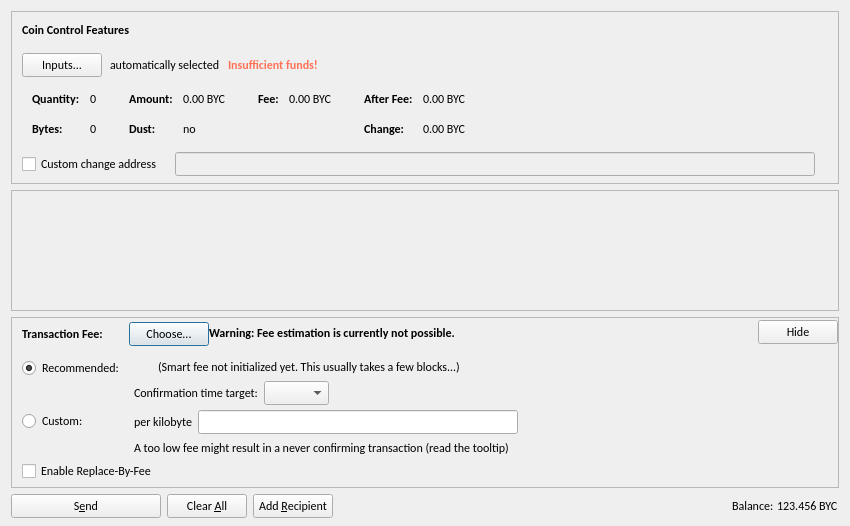
<?xml version="1.0" encoding="UTF-8"?>
<ui version="4.0">
 <class>SendCoinsDialog</class>
 <widget class="QDialog" name="SendCoinsDialog">
  <property name="geometry">
   <rect>
    <x>0</x>
    <y>0</y>
    <width>850</width>
    <height>526</height>
   </rect>
  </property>
  <property name="font">
   <font>
    <family>Calibri</family>
   </font>
  </property>
  <property name="windowTitle">
   <string>Send Coins</string>
  </property>
  <layout class="QVBoxLayout" name="verticalLayout" stretch="0,1,0,0">
   <property name="bottomMargin">
    <number>8</number>
   </property>
   <item>
    <widget class="QFrame" name="frameCoinControl">
     <property name="sizePolicy">
      <sizepolicy hsizetype="Expanding" vsizetype="Expanding">
       <horstretch>0</horstretch>
       <verstretch>0</verstretch>
      </sizepolicy>
     </property>
     <property name="maximumSize">
      <size>
       <width>16777215</width>
       <height>16777215</height>
      </size>
     </property>
     <property name="frameShape">
      <enum>QFrame::StyledPanel</enum>
     </property>
     <property name="frameShadow">
      <enum>QFrame::Sunken</enum>
     </property>
     <layout class="QVBoxLayout" name="verticalLayoutCoinControl2">
      <property name="spacing">
       <number>0</number>
      </property>
      <property name="leftMargin">
       <number>0</number>
      </property>
      <property name="topMargin">
       <number>0</number>
      </property>
      <property name="rightMargin">
       <number>0</number>
      </property>
      <property name="bottomMargin">
       <number>6</number>
      </property>
      <item>
       <layout class="QVBoxLayout" name="verticalLayoutCoinControl" stretch="0,0,0,0,1">
        <property name="spacing">
         <number>0</number>
        </property>
        <property name="leftMargin">
         <number>10</number>
        </property>
        <property name="topMargin">
         <number>10</number>
        </property>
        <item>
         <layout class="QHBoxLayout" name="horizontalLayoutCoinControl1">
          <property name="bottomMargin">
           <number>15</number>
          </property>
          <item>
           <widget class="QLabel" name="labelCoinControlFeatures">
            <property name="sizePolicy">
             <sizepolicy hsizetype="Preferred" vsizetype="Maximum">
              <horstretch>0</horstretch>
              <verstretch>0</verstretch>
             </sizepolicy>
            </property>
            <property name="font">
             <font>
              <weight>75</weight>
              <bold>true</bold>
             </font>
            </property>
            <property name="styleSheet">
             <string notr="true">font-weight:bold;</string>
            </property>
            <property name="text">
             <string>Coin Control Features</string>
            </property>
           </widget>
          </item>
         </layout>
        </item>
        <item>
         <layout class="QHBoxLayout" name="horizontalLayoutCoinControl2" stretch="0,0,0,0">
          <property name="spacing">
           <number>8</number>
          </property>
          <property name="bottomMargin">
           <number>10</number>
          </property>
          <item>
           <widget class="QPushButton" name="pushButtonCoinControl">
            <property name="styleSheet">
             <string notr="true"/>
            </property>
            <property name="text">
             <string>Inputs...</string>
            </property>
            <property name="autoDefault">
             <bool>false</bool>
            </property>
           </widget>
          </item>
          <item>
           <widget class="QLabel" name="labelCoinControlAutomaticallySelected">
            <property name="text">
             <string>automatically selected</string>
            </property>
            <property name="margin">
             <number>5</number>
            </property>
           </widget>
          </item>
          <item>
           <widget class="QLabel" name="labelCoinControlInsuffFunds">
            <property name="font">
             <font>
              <weight>75</weight>
              <bold>true</bold>
             </font>
            </property>
            <property name="styleSheet">
             <string notr="true">color: rgb(255, 113, 85);</string>
            </property>
            <property name="text">
             <string>Insufficient funds!</string>
            </property>
            <property name="margin">
             <number>5</number>
            </property>
           </widget>
          </item>
          <item>
           <spacer name="horizontalSpacerCoinControl">
            <property name="orientation">
             <enum>Qt::Horizontal</enum>
            </property>
            <property name="sizeHint" stdset="0">
             <size>
              <width>40</width>
              <height>1</height>
             </size>
            </property>
           </spacer>
          </item>
         </layout>
        </item>
        <item>
         <widget class="QWidget" name="widgetCoinControl" native="true">
          <property name="sizePolicy">
           <sizepolicy hsizetype="Preferred" vsizetype="Preferred">
            <horstretch>0</horstretch>
            <verstretch>0</verstretch>
           </sizepolicy>
          </property>
          <property name="minimumSize">
           <size>
            <width>0</width>
            <height>0</height>
           </size>
          </property>
          <property name="styleSheet">
           <string notr="true"/>
          </property>
          <layout class="QHBoxLayout" name="horizontalLayoutCoinControl5">
           <property name="leftMargin">
            <number>0</number>
           </property>
           <property name="topMargin">
            <number>0</number>
           </property>
           <property name="rightMargin">
            <number>0</number>
           </property>
           <property name="bottomMargin">
            <number>0</number>
           </property>
           <item>
            <layout class="QHBoxLayout" name="horizontalLayoutCoinControl3" stretch="0,0,0,1">
             <property name="spacing">
              <number>20</number>
             </property>
             <property name="topMargin">
              <number>0</number>
             </property>
             <property name="bottomMargin">
              <number>10</number>
             </property>
             <item>
              <layout class="QFormLayout" name="formLayoutCoinControl1">
               <property name="horizontalSpacing">
                <number>10</number>
               </property>
               <property name="verticalSpacing">
                <number>14</number>
               </property>
               <property name="leftMargin">
                <number>10</number>
               </property>
               <property name="topMargin">
                <number>4</number>
               </property>
               <property name="rightMargin">
                <number>6</number>
               </property>
               <item row="0" column="0">
                <widget class="QLabel" name="labelCoinControlQuantityText">
                 <property name="font">
                  <font>
                   <family>Calibri</family>
                   <weight>75</weight>
                   <bold>true</bold>
                  </font>
                 </property>
                 <property name="text">
                  <string>Quantity:</string>
                 </property>
                 <property name="margin">
                  <number>0</number>
                 </property>
                </widget>
               </item>
               <item row="0" column="1">
                <widget class="QLabel" name="labelCoinControlQuantity">
                 <property name="cursor">
                  <cursorShape>IBeamCursor</cursorShape>
                 </property>
                 <property name="contextMenuPolicy">
                  <enum>Qt::ActionsContextMenu</enum>
                 </property>
                 <property name="text">
                  <string notr="true">0</string>
                 </property>
                 <property name="margin">
                  <number>0</number>
                 </property>
                 <property name="textInteractionFlags">
                  <set>Qt::LinksAccessibleByMouse|Qt::TextSelectableByKeyboard|Qt::TextSelectableByMouse</set>
                 </property>
                </widget>
               </item>
               <item row="1" column="0">
                <widget class="QLabel" name="labelCoinControlBytesText">
                 <property name="font">
                  <font>
                   <family>Calibri</family>
                   <weight>75</weight>
                   <bold>true</bold>
                  </font>
                 </property>
                 <property name="text">
                  <string>Bytes:</string>
                 </property>
                </widget>
               </item>
               <item row="1" column="1">
                <widget class="QLabel" name="labelCoinControlBytes">
                 <property name="cursor">
                  <cursorShape>IBeamCursor</cursorShape>
                 </property>
                 <property name="contextMenuPolicy">
                  <enum>Qt::ActionsContextMenu</enum>
                 </property>
                 <property name="text">
                  <string notr="true">0</string>
                 </property>
                 <property name="textInteractionFlags">
                  <set>Qt::LinksAccessibleByMouse|Qt::TextSelectableByKeyboard|Qt::TextSelectableByMouse</set>
                 </property>
                </widget>
               </item>
              </layout>
             </item>
             <item>
              <layout class="QFormLayout" name="formLayoutCoinControl2">
               <property name="horizontalSpacing">
                <number>10</number>
               </property>
               <property name="verticalSpacing">
                <number>14</number>
               </property>
               <property name="leftMargin">
                <number>6</number>
               </property>
               <property name="topMargin">
                <number>4</number>
               </property>
               <property name="rightMargin">
                <number>6</number>
               </property>
               <item row="0" column="0">
                <widget class="QLabel" name="labelCoinControlAmountText">
                 <property name="font">
                  <font>
                   <family>Calibri</family>
                   <weight>75</weight>
                   <bold>true</bold>
                  </font>
                 </property>
                 <property name="text">
                  <string>Amount:</string>
                 </property>
                 <property name="margin">
                  <number>0</number>
                 </property>
                </widget>
               </item>
               <item row="0" column="1">
                <widget class="QLabel" name="labelCoinControlAmount">
                 <property name="cursor">
                  <cursorShape>IBeamCursor</cursorShape>
                 </property>
                 <property name="contextMenuPolicy">
                  <enum>Qt::ActionsContextMenu</enum>
                 </property>
                 <property name="text">
                  <string notr="true">0.00 BYC</string>
                 </property>
                 <property name="textInteractionFlags">
                  <set>Qt::LinksAccessibleByMouse|Qt::TextSelectableByKeyboard|Qt::TextSelectableByMouse</set>
                 </property>
                </widget>
               </item>
               <item row="1" column="0">
                <widget class="QLabel" name="labelCoinControlLowOutputText">
                 <property name="font">
                  <font>
                   <family>Calibri</family>
                   <weight>75</weight>
                   <bold>true</bold>
                  </font>
                 </property>
                 <property name="text">
                  <string>Dust:</string>
                 </property>
                </widget>
               </item>
               <item row="1" column="1">
                <widget class="QLabel" name="labelCoinControlLowOutput">
                 <property name="cursor">
                  <cursorShape>IBeamCursor</cursorShape>
                 </property>
                 <property name="contextMenuPolicy">
                  <enum>Qt::ActionsContextMenu</enum>
                 </property>
                 <property name="text">
                  <string notr="true">no</string>
                 </property>
                 <property name="textInteractionFlags">
                  <set>Qt::LinksAccessibleByMouse|Qt::TextSelectableByKeyboard|Qt::TextSelectableByMouse</set>
                 </property>
                </widget>
               </item>
              </layout>
             </item>
             <item>
              <layout class="QFormLayout" name="formLayoutCoinControl3">
               <property name="horizontalSpacing">
                <number>10</number>
               </property>
               <property name="verticalSpacing">
                <number>14</number>
               </property>
               <property name="leftMargin">
                <number>6</number>
               </property>
               <property name="topMargin">
                <number>4</number>
               </property>
               <property name="rightMargin">
                <number>6</number>
               </property>
               <item row="0" column="0">
                <widget class="QLabel" name="labelCoinControlFeeText">
                 <property name="font">
                  <font>
                   <family>Calibri</family>
                   <weight>75</weight>
                   <bold>true</bold>
                  </font>
                 </property>
                 <property name="text">
                  <string>Fee:</string>
                 </property>
                 <property name="margin">
                  <number>0</number>
                 </property>
                </widget>
               </item>
               <item row="0" column="1">
                <widget class="QLabel" name="labelCoinControlFee">
                 <property name="cursor">
                  <cursorShape>IBeamCursor</cursorShape>
                 </property>
                 <property name="contextMenuPolicy">
                  <enum>Qt::ActionsContextMenu</enum>
                 </property>
                 <property name="text">
                  <string notr="true">0.00 BYC</string>
                 </property>
                 <property name="textInteractionFlags">
                  <set>Qt::LinksAccessibleByMouse|Qt::TextSelectableByKeyboard|Qt::TextSelectableByMouse</set>
                 </property>
                </widget>
               </item>
              </layout>
             </item>
             <item>
              <layout class="QFormLayout" name="formLayoutCoinControl4">
               <property name="horizontalSpacing">
                <number>10</number>
               </property>
               <property name="verticalSpacing">
                <number>14</number>
               </property>
               <property name="leftMargin">
                <number>6</number>
               </property>
               <property name="topMargin">
                <number>4</number>
               </property>
               <property name="rightMargin">
                <number>6</number>
               </property>
               <item row="0" column="0">
                <widget class="QLabel" name="labelCoinControlAfterFeeText">
                 <property name="font">
                  <font>
                   <family>Calibri</family>
                   <weight>75</weight>
                   <bold>true</bold>
                  </font>
                 </property>
                 <property name="text">
                  <string>After Fee:</string>
                 </property>
                 <property name="margin">
                  <number>0</number>
                 </property>
                </widget>
               </item>
               <item row="0" column="1">
                <widget class="QLabel" name="labelCoinControlAfterFee">
                 <property name="cursor">
                  <cursorShape>IBeamCursor</cursorShape>
                 </property>
                 <property name="contextMenuPolicy">
                  <enum>Qt::ActionsContextMenu</enum>
                 </property>
                 <property name="text">
                  <string notr="true">0.00 BYC</string>
                 </property>
                 <property name="textInteractionFlags">
                  <set>Qt::LinksAccessibleByMouse|Qt::TextSelectableByKeyboard|Qt::TextSelectableByMouse</set>
                 </property>
                </widget>
               </item>
               <item row="1" column="0">
                <widget class="QLabel" name="labelCoinControlChangeText">
                 <property name="font">
                  <font>
                   <family>Calibri</family>
                   <weight>75</weight>
                   <bold>true</bold>
                  </font>
                 </property>
                 <property name="text">
                  <string>Change:</string>
                 </property>
                </widget>
               </item>
               <item row="1" column="1">
                <widget class="QLabel" name="labelCoinControlChange">
                 <property name="cursor">
                  <cursorShape>IBeamCursor</cursorShape>
                 </property>
                 <property name="contextMenuPolicy">
                  <enum>Qt::ActionsContextMenu</enum>
                 </property>
                 <property name="text">
                  <string notr="true">0.00 BYC</string>
                 </property>
                 <property name="textInteractionFlags">
                  <set>Qt::LinksAccessibleByMouse|Qt::TextSelectableByKeyboard|Qt::TextSelectableByMouse</set>
                 </property>
                </widget>
               </item>
              </layout>
             </item>
            </layout>
           </item>
          </layout>
         </widget>
        </item>
        <item>
         <layout class="QHBoxLayout" name="horizontalLayoutCoinControl4" stretch="0,0,0">
          <property name="spacing">
           <number>12</number>
          </property>
          <property name="sizeConstraint">
           <enum>QLayout::SetDefaultConstraint</enum>
          </property>
          <property name="topMargin">
           <number>5</number>
          </property>
          <property name="rightMargin">
           <number>5</number>
          </property>
          <item>
           <widget class="QCheckBox" name="checkBoxCoinControlChange">
            <property name="toolTip">
             <string>If this is activated, but the change address is empty or invalid, change will be sent to a newly generated address.</string>
            </property>
            <property name="text">
             <string>Custom change address</string>
            </property>
           </widget>
          </item>
          <item>
           <widget class="QValidatedLineEdit" name="lineEditCoinControlChange">
            <property name="enabled">
             <bool>false</bool>
            </property>
            <property name="sizePolicy">
             <sizepolicy hsizetype="Expanding" vsizetype="Fixed">
              <horstretch>0</horstretch>
              <verstretch>0</verstretch>
             </sizepolicy>
            </property>
           </widget>
          </item>
          <item>
           <widget class="QLabel" name="labelCoinControlChangeLabel">
            <property name="sizePolicy">
             <sizepolicy hsizetype="Preferred" vsizetype="Expanding">
              <horstretch>0</horstretch>
              <verstretch>0</verstretch>
             </sizepolicy>
            </property>
            <property name="minimumSize">
             <size>
              <width>0</width>
              <height>0</height>
             </size>
            </property>
            <property name="text">
             <string/>
            </property>
            <property name="margin">
             <number>3</number>
            </property>
           </widget>
          </item>
         </layout>
        </item>
        <item>
         <spacer name="verticalSpacerCoinControl">
          <property name="orientation">
           <enum>Qt::Vertical</enum>
          </property>
          <property name="sizeHint" stdset="0">
           <size>
            <width>800</width>
            <height>1</height>
           </size>
          </property>
         </spacer>
        </item>
       </layout>
      </item>
     </layout>
    </widget>
   </item>
   <item>
    <widget class="QScrollArea" name="scrollArea">
     <property name="autoFillBackground">
      <bool>false</bool>
     </property>
     <property name="styleSheet">
      <string notr="true">background-image: url(:/icons/sendcoin_background);</string>
     </property>
     <property name="widgetResizable">
      <bool>true</bool>
     </property>
     <widget class="QWidget" name="scrollAreaWidgetContents">
      <property name="geometry">
       <rect>
        <x>0</x>
        <y>0</y>
        <width>830</width>
        <height>112</height>
       </rect>
      </property>
      <layout class="QVBoxLayout" name="verticalLayout_2" stretch="0,1">
       <property name="leftMargin">
        <number>0</number>
       </property>
       <property name="topMargin">
        <number>0</number>
       </property>
       <property name="rightMargin">
        <number>0</number>
       </property>
       <property name="bottomMargin">
        <number>0</number>
       </property>
       <item>
        <layout class="QVBoxLayout" name="entries">
         <property name="spacing">
          <number>6</number>
         </property>
        </layout>
       </item>
       <item>
        <spacer name="verticalSpacer">
         <property name="orientation">
          <enum>Qt::Vertical</enum>
         </property>
         <property name="sizeHint" stdset="0">
          <size>
           <width>20</width>
           <height>40</height>
          </size>
         </property>
        </spacer>
       </item>
      </layout>
     </widget>
    </widget>
   </item>
   <item>
    <widget class="QFrame" name="frameFee">
     <property name="sizePolicy">
      <sizepolicy hsizetype="Expanding" vsizetype="Expanding">
       <horstretch>0</horstretch>
       <verstretch>0</verstretch>
      </sizepolicy>
     </property>
     <property name="maximumSize">
      <size>
       <width>16777215</width>
       <height>16777215</height>
      </size>
     </property>
     <property name="frameShape">
      <enum>QFrame::StyledPanel</enum>
     </property>
     <property name="frameShadow">
      <enum>QFrame::Sunken</enum>
     </property>
     <layout class="QVBoxLayout" name="verticalLayoutFee1">
      <property name="spacing">
       <number>0</number>
      </property>
      <property name="leftMargin">
       <number>0</number>
      </property>
      <property name="topMargin">
       <number>0</number>
      </property>
      <property name="rightMargin">
       <number>0</number>
      </property>
      <property name="bottomMargin">
       <number>0</number>
      </property>
      <item>
       <layout class="QVBoxLayout" name="verticalLayoutFee2" stretch="0,0,0">
        <property name="spacing">
         <number>0</number>
        </property>
        <property name="leftMargin">
         <number>10</number>
        </property>
        <property name="topMargin">
         <number>0</number>
        </property>
        <item>
         <layout class="QHBoxLayout" name="horizontalLayoutFee1">
          <property name="bottomMargin">
           <number>0</number>
          </property>
          <item>
           <layout class="QVBoxLayout" name="verticalLayoutFee7">
            <property name="spacing">
             <number>0</number>
            </property>
            <item>
             <spacer name="verticalSpacerSmartFee">
              <property name="orientation">
               <enum>Qt::Vertical</enum>
              </property>
              <property name="sizeType">
               <enum>QSizePolicy::Fixed</enum>
              </property>
              <property name="sizeHint" stdset="0">
               <size>
                <width>1</width>
                <height>4</height>
               </size>
              </property>
             </spacer>
            </item>
            <item>
             <layout class="QHBoxLayout" name="horizontalLayoutSmartFee">
              <property name="spacing">
               <number>10</number>
              </property>
              <item>
               <widget class="QLabel" name="labelFeeHeadline">
                <property name="sizePolicy">
                 <sizepolicy hsizetype="Preferred" vsizetype="Maximum">
                  <horstretch>0</horstretch>
                  <verstretch>0</verstretch>
                 </sizepolicy>
                </property>
                <property name="font">
                 <font>
                  <weight>75</weight>
                  <bold>true</bold>
                 </font>
                </property>
                <property name="styleSheet">
                 <string notr="true">font-weight:bold;</string>
                </property>
                <property name="text">
                 <string>Transaction Fee:</string>
                </property>
               </widget>
              </item>
              <item>
               <widget class="QLabel" name="labelFeeMinimized">
                <property name="text">
                 <string/>
                </property>
               </widget>
              </item>
              <item>
               <widget class="QPushButton" name="buttonChooseFee">
                <property name="text">
                 <string>Choose...</string>
                </property>
               </widget>
              </item>
             </layout>
            </item>
            <item>
             <spacer name="verticalSpacer_5">
              <property name="orientation">
               <enum>Qt::Vertical</enum>
              </property>
              <property name="sizeHint" stdset="0">
               <size>
                <width>1</width>
                <height>1</height>
               </size>
              </property>
             </spacer>
            </item>
           </layout>
          </item>
          <item>
           <widget class="QLabel" name="fallbackFeeWarningLabel">
            <property name="font">
             <font>
              <family>Calibri</family>
              <weight>75</weight>
              <bold>true</bold>
             </font>
            </property>
            <property name="toolTip">
             <string>Using the fallbackfee can result in sending a transaction that will take several hours or days (or never) to confirm. Consider choosing your fee manually or wait until you have validated the complete chain.</string>
            </property>
            <property name="text">
             <string>Warning: Fee estimation is currently not possible.</string>
            </property>
            <property name="wordWrap">
             <bool>false</bool>
            </property>
           </widget>
          </item>
          <item>
           <spacer name="horizontalSpacer_4">
            <property name="orientation">
             <enum>Qt::Horizontal</enum>
            </property>
            <property name="sizeType">
             <enum>QSizePolicy::MinimumExpanding</enum>
            </property>
            <property name="sizeHint" stdset="0">
             <size>
              <width>40</width>
              <height>20</height>
             </size>
            </property>
           </spacer>
          </item>
          <item>
           <widget class="QPushButton" name="buttonMinimizeFee">
            <property name="toolTip">
             <string>collapse fee-settings</string>
            </property>
            <property name="text">
             <string>Hide</string>
            </property>
           </widget>
          </item>
         </layout>
        </item>
        <item>
         <widget class="QFrame" name="frameFeeSelection">
          <layout class="QVBoxLayout" name="verticalLayoutFee12">
           <property name="spacing">
            <number>0</number>
           </property>
           <property name="leftMargin">
            <number>0</number>
           </property>
           <property name="topMargin">
            <number>0</number>
           </property>
           <property name="rightMargin">
            <number>0</number>
           </property>
           <property name="bottomMargin">
            <number>0</number>
           </property>
           <item>
            <layout class="QGridLayout" name="gridLayoutFee">
             <property name="topMargin">
              <number>10</number>
             </property>
             <property name="bottomMargin">
              <number>4</number>
             </property>
             <property name="horizontalSpacing">
              <number>10</number>
             </property>
             <property name="verticalSpacing">
              <number>4</number>
             </property>
             <item row="1" column="1">
              <layout class="QVBoxLayout" name="verticalLayoutFee8">
               <property name="spacing">
                <number>6</number>
               </property>
               <item>
                <layout class="QHBoxLayout" name="horizontalLayoutFee13">
                 <item>
                  <widget class="QLabel" name="labelCustomPerKilobyte">
                   <property name="toolTip">
                    <string>Specify a custom fee per kB (1,000 bytes) of the transaction's virtual size.

Note:  Since the fee is calculated on a per-byte basis, a fee of &quot;100 satoshis per kB&quot; for a transaction size of 500 bytes (half of 1 kB) would ultimately yield a fee of only 50 satoshis.</string>
                   </property>
                   <property name="text">
                    <string>per kilobyte</string>
                   </property>
                  </widget>
                 </item>
                 <item>
                  <widget class="BitcoinAmountField" name="customFee"/>
                 </item>
                 <item>
                  <spacer name="horizontalSpacer_6">
                   <property name="orientation">
                    <enum>Qt::Horizontal</enum>
                   </property>
                   <property name="sizeHint" stdset="0">
                    <size>
                     <width>1</width>
                     <height>1</height>
                    </size>
                   </property>
                  </spacer>
                 </item>
                </layout>
               </item>
               <item>
                <layout class="QHBoxLayout" name="horizontalLayoutFee8">
                 <item>
                  <widget class="QLabel" name="labelCustomFeeWarning">
                   <property name="enabled">
                    <bool>true</bool>
                   </property>
                   <property name="toolTip">
                    <string>When there is less transaction volume than space in the blocks, miners as well as relaying nodes may enforce a minimum fee. Paying only this minimum fee is just fine, but be aware that this can result in a never confirming transaction once there is more demand for byiness transactions than the network can process.</string>
                   </property>
                   <property name="text">
                    <string>A too low fee might result in a never confirming transaction (read the tooltip)</string>
                   </property>
                  </widget>
                 </item>
                 <item>
                  <spacer name="horizontalSpacer_2">
                   <property name="orientation">
                    <enum>Qt::Horizontal</enum>
                   </property>
                   <property name="sizeHint" stdset="0">
                    <size>
                     <width>1</width>
                     <height>1</height>
                    </size>
                   </property>
                  </spacer>
                 </item>
                </layout>
               </item>
              </layout>
             </item>
             <item row="0" column="0">
              <layout class="QVBoxLayout" name="verticalLayoutFee4" stretch="0,1">
               <item>
                <widget class="QRadioButton" name="radioSmartFee">
                 <property name="text">
                  <string>Recommended:</string>
                 </property>
                 <property name="checked">
                  <bool>true</bool>
                 </property>
                 <attribute name="buttonGroup">
                  <string notr="true">groupFee</string>
                 </attribute>
                </widget>
               </item>
               <item>
                <spacer name="verticalSpacer_2">
                 <property name="orientation">
                  <enum>Qt::Vertical</enum>
                 </property>
                 <property name="sizeHint" stdset="0">
                  <size>
                   <width>1</width>
                   <height>1</height>
                  </size>
                 </property>
                </spacer>
               </item>
              </layout>
             </item>
             <item row="1" column="0">
              <layout class="QVBoxLayout" name="verticalLayoutFee9" stretch="0,1">
               <item>
                <widget class="QRadioButton" name="radioCustomFee">
                 <property name="text">
                  <string>Custom:</string>
                 </property>
                 <attribute name="buttonGroup">
                  <string notr="true">groupFee</string>
                 </attribute>
                </widget>
               </item>
               <item>
                <spacer name="verticalSpacer_6">
                 <property name="orientation">
                  <enum>Qt::Vertical</enum>
                 </property>
                 <property name="sizeHint" stdset="0">
                  <size>
                   <width>1</width>
                   <height>1</height>
                  </size>
                 </property>
                </spacer>
               </item>
              </layout>
             </item>
             <item row="0" column="1">
              <layout class="QVBoxLayout" name="verticalLayoutFee3" stretch="0,0,1">
               <property name="spacing">
                <number>6</number>
               </property>
               <property name="topMargin">
                <number>2</number>
               </property>
               <item>
                <layout class="QHBoxLayout" name="horizontalLayoutFee12">
                 <item>
                  <widget class="QLabel" name="labelSmartFee">
                   <property name="text">
                    <string/>
                   </property>
                  </widget>
                 </item>
                 <item>
                  <widget class="QLabel" name="labelFeeEstimation">
                   <property name="text">
                    <string/>
                   </property>
                  </widget>
                 </item>
                 <item>
                  <widget class="QLabel" name="labelSmartFee2">
                   <property name="text">
                    <string>(Smart fee not initialized yet. This usually takes a few blocks...)</string>
                   </property>
                  </widget>
                 </item>
                 <item>
                  <spacer name="horizontalSpacer_5">
                   <property name="orientation">
                    <enum>Qt::Horizontal</enum>
                   </property>
                   <property name="sizeHint" stdset="0">
                    <size>
                     <width>1</width>
                     <height>1</height>
                    </size>
                   </property>
                  </spacer>
                 </item>
                </layout>
               </item>
               <item>
                <layout class="QHBoxLayout" name="horizontalLayoutFee9">
                 <item>
                  <layout class="QVBoxLayout" name="verticalLayoutFee6">
                   <item>
                    <widget class="QLabel" name="labelSmartFee3">
                     <property name="text">
                      <string>Confirmation time target:</string>
                     </property>
                    </widget>
                   </item>
                  </layout>
                 </item>
                 <item>
                  <layout class="QVBoxLayout" name="verticalLayoutFee5">
                   <property name="rightMargin">
                    <number>30</number>
                   </property>
                   <item>
                    <layout class="QHBoxLayout" name="horizontalLayoutConfTarget">
                     <property name="bottomMargin">
                      <number>0</number>
                     </property>
                     <item>
                      <widget class="QComboBox" name="confTargetSelector"/>
                     </item>
                     <item>
                      <spacer name="horizontalSpacerConfTarget">
                       <property name="orientation">
                        <enum>Qt::Horizontal</enum>
                       </property>
                       <property name="sizeHint" stdset="0">
                        <size>
                         <width>40</width>
                         <height>20</height>
                        </size>
                       </property>
                      </spacer>
                     </item>
                    </layout>
                   </item>
                  </layout>
                 </item>
                </layout>
               </item>
               <item>
                <spacer name="verticalSpacer_4">
                 <property name="orientation">
                  <enum>Qt::Vertical</enum>
                 </property>
                 <property name="sizeHint" stdset="0">
                  <size>
                   <width>1</width>
                   <height>1</height>
                  </size>
                 </property>
                </spacer>
               </item>
              </layout>
             </item>
            </layout>
           </item>
           <item>
            <widget class="QCheckBox" name="optInRBF">
             <property name="toolTip">
              <string>With Replace-By-Fee (BIP-125) you can increase a transaction's fee after it is sent. Without this, a higher fee may be recommended to compensate for increased transaction delay risk.</string>
             </property>
             <property name="text">
              <string>Enable Replace-By-Fee</string>
             </property>
            </widget>
           </item>
          </layout>
         </widget>
        </item>
        <item>
         <spacer name="verticalSpacerFee">
          <property name="orientation">
           <enum>Qt::Vertical</enum>
          </property>
          <property name="sizeHint" stdset="0">
           <size>
            <width>40</width>
            <height>5</height>
           </size>
          </property>
         </spacer>
        </item>
       </layout>
      </item>
     </layout>
    </widget>
   </item>
   <item>
    <layout class="QHBoxLayout" name="horizontalLayout">
     <item>
      <widget class="QPushButton" name="sendButton">
       <property name="minimumSize">
        <size>
         <width>150</width>
         <height>0</height>
        </size>
       </property>
       <property name="toolTip">
        <string>Confirm the send action</string>
       </property>
       <property name="text">
        <string>S&amp;end</string>
       </property>
       <property name="icon">
        <iconset resource="../bitcoin.qrc">
         <normaloff>:/icons/send</normaloff>:/icons/send</iconset>
       </property>
       <property name="autoDefault">
        <bool>false</bool>
       </property>
       <property name="default">
        <bool>false</bool>
       </property>
      </widget>
     </item>
     <item>
      <widget class="QPushButton" name="clearButton">
       <property name="sizePolicy">
        <sizepolicy hsizetype="Minimum" vsizetype="Fixed">
         <horstretch>0</horstretch>
         <verstretch>0</verstretch>
        </sizepolicy>
       </property>
       <property name="toolTip">
        <string>Clear all fields of the form.</string>
       </property>
       <property name="text">
        <string>Clear &amp;All</string>
       </property>
       <property name="icon">
        <iconset resource="../bitcoin.qrc">
         <normaloff>:/icons/remove</normaloff>:/icons/remove</iconset>
       </property>
       <property name="autoDefault">
        <bool>false</bool>
       </property>
      </widget>
     </item>
     <item>
      <widget class="QPushButton" name="addButton">
       <property name="toolTip">
        <string>Send to multiple recipients at once</string>
       </property>
       <property name="text">
        <string>Add &amp;Recipient</string>
       </property>
       <property name="icon">
        <iconset resource="../bitcoin.qrc">
         <normaloff>:/icons/add</normaloff>:/icons/add</iconset>
       </property>
       <property name="autoDefault">
        <bool>false</bool>
       </property>
      </widget>
     </item>
     <item>
      <spacer name="horizontalSpacer">
       <property name="orientation">
        <enum>Qt::Horizontal</enum>
       </property>
       <property name="sizeHint" stdset="0">
        <size>
         <width>40</width>
         <height>20</height>
        </size>
       </property>
      </spacer>
     </item>
     <item>
      <layout class="QHBoxLayout" name="horizontalLayout_2">
       <property name="spacing">
        <number>3</number>
       </property>
       <item>
        <widget class="QLabel" name="label">
         <property name="sizePolicy">
          <sizepolicy hsizetype="Preferred" vsizetype="Fixed">
           <horstretch>0</horstretch>
           <verstretch>0</verstretch>
          </sizepolicy>
         </property>
         <property name="text">
          <string>Balance:</string>
         </property>
        </widget>
       </item>
       <item>
        <widget class="QLabel" name="labelBalance">
         <property name="sizePolicy">
          <sizepolicy hsizetype="Preferred" vsizetype="Fixed">
           <horstretch>0</horstretch>
           <verstretch>0</verstretch>
          </sizepolicy>
         </property>
         <property name="cursor">
          <cursorShape>IBeamCursor</cursorShape>
         </property>
         <property name="text">
          <string notr="true">123.456 BYC</string>
         </property>
         <property name="textInteractionFlags">
          <set>Qt::LinksAccessibleByMouse|Qt::TextSelectableByKeyboard|Qt::TextSelectableByMouse</set>
         </property>
        </widget>
       </item>
      </layout>
     </item>
    </layout>
   </item>
  </layout>
 </widget>
 <customwidgets>
  <customwidget>
   <class>QValidatedLineEdit</class>
   <extends>QLineEdit</extends>
   <header>qt/qvalidatedlineedit.h</header>
  </customwidget>
  <customwidget>
   <class>BitcoinAmountField</class>
   <extends>QLineEdit</extends>
   <header>qt/bitcoinamountfield.h</header>
   <container>1</container>
  </customwidget>
 </customwidgets>
 <resources>
  <include location="../bitcoin.qrc"/>
 </resources>
 <connections/>
 <buttongroups>
  <buttongroup name="groupFee"/>
 </buttongroups>
</ui>
